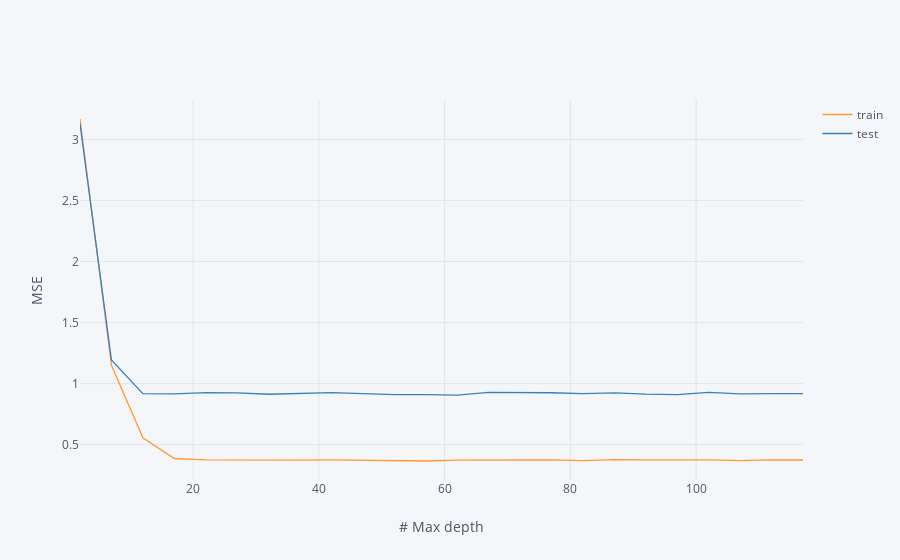

Source (notebook cell):
### Code cell
preds = pd.DataFrame()
preds['train'] = train_preds
preds['test'] = test_preds
preds['max_depth'] = [i for i in range(2, 120, 5)]
preds = preds.set_index(['max_depth'])

preds.iplot(xTitle='Max depth', yTitle='MSE')

### Figure 1 — Plotly figure (JSON) as saved in the notebook; plotly's stock layout.template omitted (floating-point values rounded to 4 significant figures)
{"data": [{"line": {"color": "rgba(255, 153, 51, 1.0)", "dash": "solid", "shape": "linear", "width": 1.3}, "mode": "lines", "name": "train", "text": "", "type": "scatter", "uid": "518db2da-c1fa-4121-b665-a091b8d31b6a", "x": [2, 7, 12, 17, 22, 27, 32, 37, 42, 47, 52, 57, 62, 67, 72, 77, 82, 87, 92, 97, 102, 107, 112, 117], "y": [3.166, 1.15, 0.5572, 0.3874, 0.3768, 0.3741, 0.3731, 0.3743, 0.3756, 0.3736, 0.375, 0.3671, 0.3735, 0.3748, 0.3753, 0.3755, 0.3704, 0.3784, 0.376, 0.3768, 0.3759, 0.3697, 0.3758, 0.3754]}, {"line": {"color": "rgba(55, 128, 191, 1.0)", "dash": "solid", "shape": "linear", "width": 1.3}, "mode": "lines", "name": "test", "text": "", "type": "scatter", "uid": "4534af19-8a91-4f55-b1f1-f18e28417520", "x": [2, 7, 12, 17, 22, 27, 32, 37, 42, 47, 52, 57, 62, 67, 72, 77, 82, 87, 92, 97, 102, 107, 112, 117], "y": [3.127, 1.194, 0.9181, 0.9162, 0.9269, 0.9244, 0.9133, 0.9213, 0.9265, 0.9186, 0.9108, 0.9106, 0.9057, 0.9281, 0.9298, 0.9258, 0.9185, 0.9239, 0.9144, 0.911, 0.9282, 0.916, 0.9189, 0.9178]}], "layout": {"legend": {"bgcolor": "#F5F6F9", "font": {"color": "#4D5663"}}, "paper_bgcolor": "#F5F6F9", "plot_bgcolor": "#F5F6F9", "title": {"font": {"color": "#4D5663"}}, "xaxis": {"gridcolor": "#E1E5ED", "showgrid": true, "tickfont": {"color": "#4D5663"}, "title": {"font": {"color": "#4D5663"}, "text": "# Max depth"}, "zerolinecolor": "#E1E5ED"}, "yaxis": {"gridcolor": "#E1E5ED", "showgrid": true, "tickfont": {"color": "#4D5663"}, "title": {"font": {"color": "#4D5663"}, "text": "MSE"}, "zerolinecolor": "#E1E5ED"}}}
